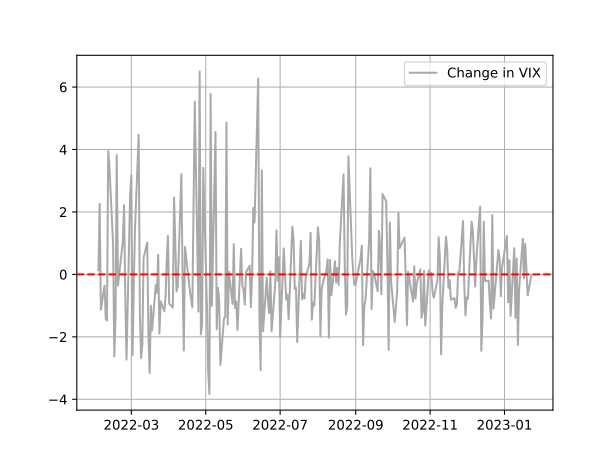

Python code for this plot:
import matplotlib.pyplot as plt
import pandas_datareader as pdr

# # # Data science steps

# # # 1. Data gathering

# Set the beginning and end of the historical data
start_date = '1990-01-01'
end_date = '2023-01-23'

# Download the VIX (volatility index, or the "fear index") data into a Pandas dataframe
vix = pdr.DataReader(
    'VIXCLS',  # data name
    'fred',  # data source
    start_date, end_date,  # dates
)

# Store data:
# - homogeneous dataset for effective storage -> arrays
# - heterogeneous data or need to work in a tabular manner -> dataframes

# Print the first and last five observations of the dataframe
print(vix.head())
#             VIXCLS
# DATE
# 1990-01-02   17.24
# 1990-01-03   18.19
# 1990-01-04   19.22
# 1990-01-05   20.11
# 1990-01-08   20.26

print(vix.tail())
#             VIXCLS
# DATE
# 2023-01-17   19.36
# 2023-01-18   20.34
# 2023-01-19   20.52
# 2023-01-20   19.85
# 2023-01-23   19.81

# # # 2. Data preprocessing

# Calculate the number of NaN values
count_nan = vix['VIXCLS'].isnull().sum()

# Print the result
print('Number of nan values in the VIX dataframe:', count_nan)
# Number of nan values in the VIX dataframe: 292

# How the missing values can be handled:
# 1. Delete the cell that contains the missing value;
# 2. Assume that the missing cell is equal to the previous cell;
# 3. Calculate a mean or a median of the cells around the empty value.

# Drop the NaN values from the rows
vix = vix.dropna()

# Take the differences in an attempt to make the data stationary
vix = vix.diff(periods=1, axis=0)
#             VIXCLS
# DATE
# 1990-01-02     NaN
# 1990-01-03    0.95
# 1990-01-04    1.03
# 1990-01-05    0.89
# 1990-01-08    0.15
# ...            ...
# 2023-01-17   -0.13
# 2023-01-18    0.98
# 2023-01-19    0.18
# 2023-01-20   -0.67
# 2023-01-23   -0.04
#
# [8333 rows x 1 columns]

# Drop the first row of the dataframe
vix = vix.iloc[1:, :]
#             VIXCLS
# DATE
# 1990-01-03    0.95
# 1990-01-04    1.03
# 1990-01-05    0.89
# 1990-01-08    0.15
# 1990-01-09    1.94
# ...            ...
# 2023-01-17   -0.13
# 2023-01-18    0.98
# 2023-01-19    0.18
# 2023-01-20   -0.67
# 2023-01-23   -0.04
#
# [8332 rows x 1 columns]

# # # 3. Data exploration

# Calculate the mean of the dataset
mean = vix["VIXCLS"].mean()
# Print the result
print('The mean of the dataset:', mean)
# The mean of the dataset: 0.0003084493518963043

# # # 4. Data visualization

# Plot the latest 250 observations in darkgrey with a label
plt.plot(vix[-250:], color='darkgrey', linewidth=1.5, label='Change in VIX')
# Plot a red dashed horizontal line that is equal to mean
plt.axhline(y=mean, color='red', linestyle='dashed')
# Add a grid to facilitate the visual component
plt.grid()
# Add the legend function so it appears with the chart
plt.legend()
# # Show in a window
# plt.show()
plt.savefig('example-01-1--data-science-for-vix.svg')
plt.close()

# # # 5. Data analysis, 6. Data interpretation / prediction are skipped for now to study later
